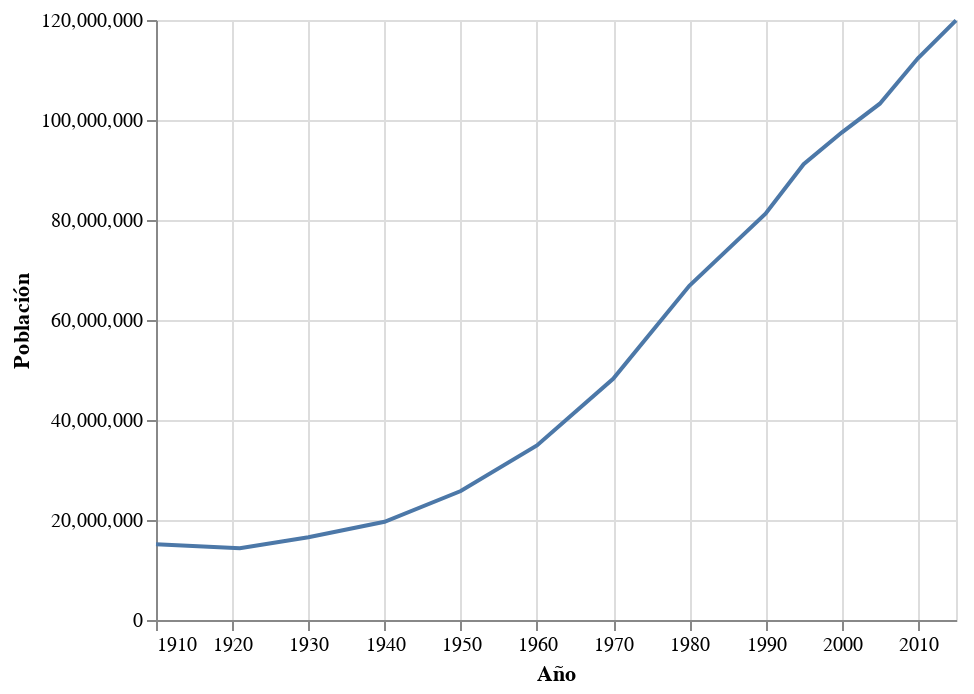

The notebook cell saved with this chart:
### Markdown cell above
¿Qué tal si queremos modificar el titulo de cada eje?
Este tipo de especificaciones son más complejas y requieren utilizar los objetos de `altair`, en este caso: `alt.X()` y `alt.Y()`.

### Code cell
alt.Chart(datos).mark_line().encode(
    x = alt.X('Periodo:T', title = "Año",),
    y = alt.Y('Número de personas:Q', title = 'Población')
)

### Figure 1 — Vega-Lite specification as saved in the notebook (floating-point values rounded to 4 significant figures)
{"$schema": "https://vega.github.io/schema/vega-lite/v2.6.0.json", "config": {"view": {"height": 300, "width": 400}}, "data": {"name": "data-1693b45c29db1e7af6744f1f5a3d8b25"}, "datasets": {"data-1693b45c29db1e7af6744f1f5a3d8b25": [{"Número de personas": 15160369, "Periodo": "1910-01-01T00:00:00"}, {"Número de personas": 14334780, "Periodo": "1921-01-01T00:00:00"}, {"Número de personas": 16552722, "Periodo": "1930-01-01T00:00:00"}, {"Número de personas": 19653552, "Periodo": "1940-01-01T00:00:00"}, {"Número de personas": 25791017, "Periodo": "1950-01-01T00:00:00"}, {"Número de personas": 34923129, "Periodo": "1960-01-01T00:00:00"}, {"Número de personas": 48225238, "Periodo": "1970-01-01T00:00:00"}, {"Número de personas": 66846833, "Periodo": "1980-01-01T00:00:00"}, {"Número de personas": 81249645, "Periodo": "1990-01-01T00:00:00"}, {"Número de personas": 91158290, "Periodo": "1995-01-01T00:00:00"}, {"Número de personas": 97483412, "Periodo": "2000-01-01T00:00:00"}, {"Número de personas": 103263388, "Periodo": "2005-01-01T00:00:00"}, {"Número de personas": 112336538, "Periodo": "2010-01-01T00:00:00"}, {"Número de personas": 119938473, "Periodo": "2015-01-01T00:00:00"}]}, "encoding": {"x": {"field": "Periodo", "title": "Año", "type": "temporal"}, "y": {"field": "Número de personas", "title": "Población", "type": "quantitative"}}, "mark": "line"}
